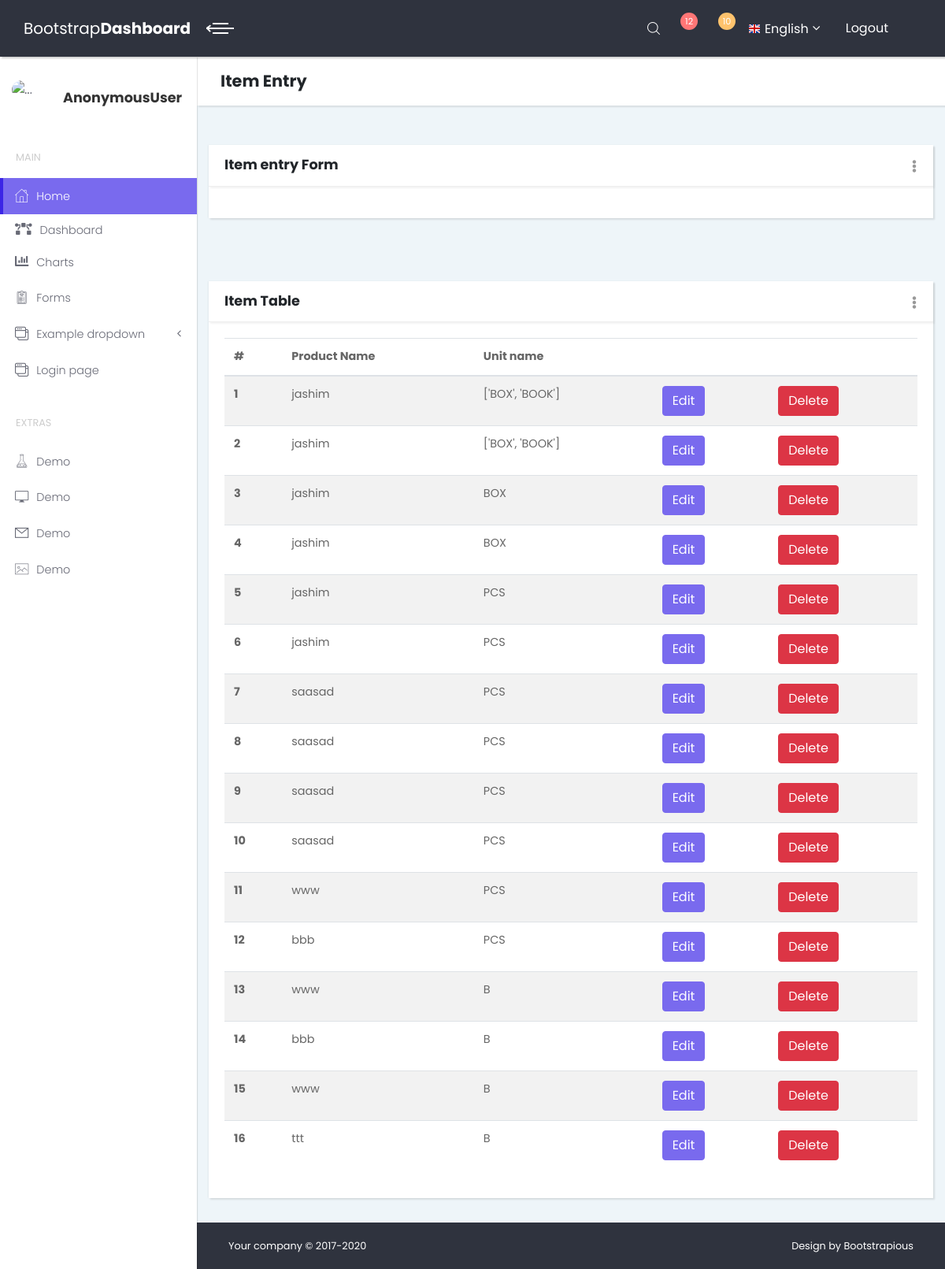
/item/entry/edit/1/, run on an earlier commit of the app's database.
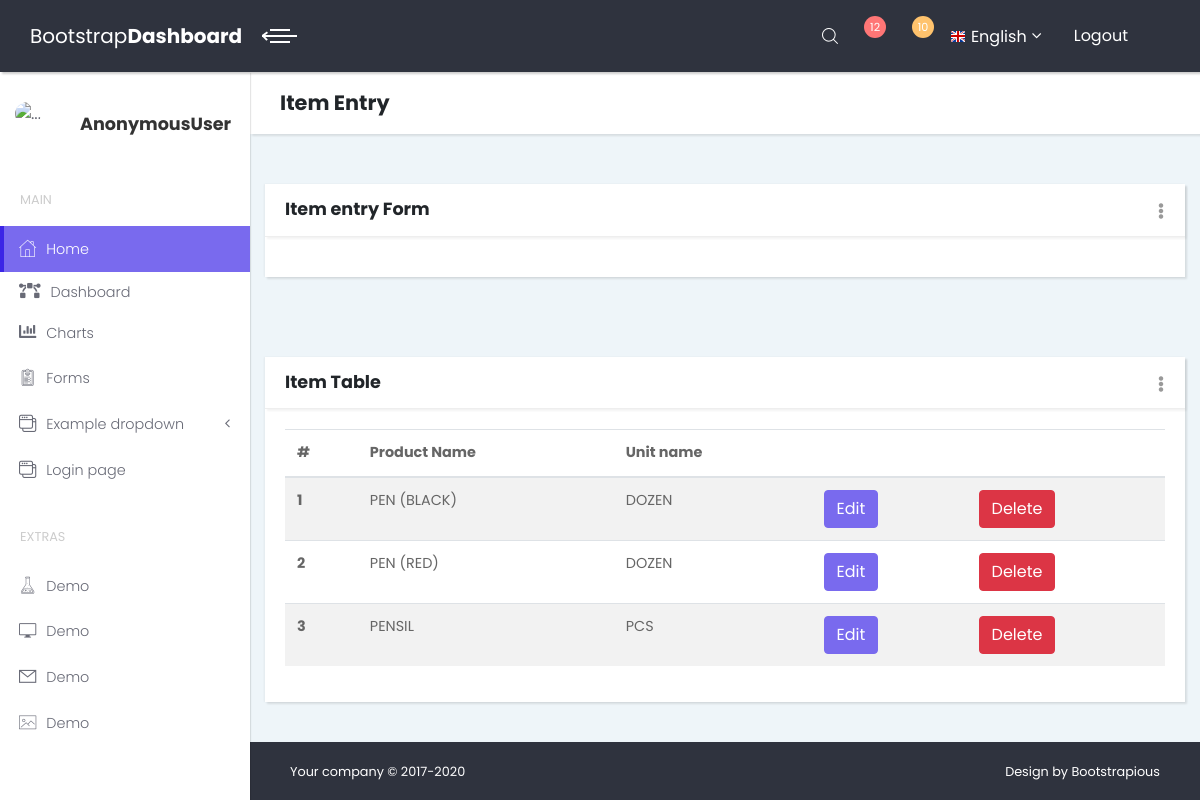
And on a later commit of the database.
### insurance/models.py (models this page shows)
class ItemEntryM(models.Model):
    Itemname=models.CharField(max_length=255,null=True,blank=True)
    Unit=models.CharField(max_length=255,null=True,blank=True)
    objects=models.Manager()

### insurance/views.py (the view)
# urls.py: path('item/entry/edit/<int:id>/', views.itemnameeditV,name='itementryedit'),
def itemnameeditV(request,id=0):
    item = ItemEntryM.objects.all()
    if id !=0:
        itemedit=ItemEntryM.objects.filter(pk=id)
    return render(request, 'inventory/itementryedit.html',{'itemedit':itemedit,'item':item})

### insurance/templates/inventory/itementryedit.html (shortened to what this page needs)
{%extends 'index.html'%}
{%block contant%}
<header class="page-header">
    <div class="container-fluid">
        <h2 class="no-margin-bottom">Item Entry</h2>
    </div>
</header>
<section class="dashboard-counts no-padding-bottom">
    <div class="col-lg-12">
        <div class="card">
            <div class="card-close">
                <div class="dropdown">
                    <button type="button" id="closeCard1" data-toggle="dropdown" aria-haspopup="true"
                            aria-expanded="false" class="dropdown-toggle"><i class="fa fa-ellipsis-v"></i></button>
                </div>
            </div>
            <div class="card-header d-flex align-items-center">
                <h3 class="h4">Item entry Form</h3>
            </div>
            <div class="card-body">
            </div>
        </div>
    </div>
</section>
<section class="dashboard-counts no-padding-bottom">
<div class="col-lg-12">
                  <div class="card">
                    <div class="card-close">
                      <div class="dropdown">
                        <button type="button" id="closeCard2" data-toggle="dropdown" aria-haspopup="true" aria-expanded="false" class="dropdown-toggle"><i class="fa fa-ellipsis-v"></i></button>
                      </div>
                    </div>
                    <div class="card-header d-flex align-items-center">
                      <h3 class="h4">Item Table</h3>
                    </div>
                    <div class="card-body">
                      <div class="table-responsive">
                        <table class="table table-striped">
                          <thead>
                            <tr>
                              <th>#</th>
                              <th>Product Name</th>
                              <th>Unit name</th>
                              <th></th>
                              <th></th>
                            </tr>
                          </thead>
                          <tbody>
                            {%for x in item%}
                            <tr>
                              <th scope="row">{{forloop.counter}}</th>
                              <td>{{x.Itemname}}</td>
                              <td>{{x.Unit}}</td>
                              <td><a href="{%url 'itementryedit' x.id%}" class="btn btn-primary">Edit</a></td>
                              <td><a href="{%url 'itementrydelete' x.id%}" class="btn btn-danger">Delete</a></td>
                            </tr>
                          {%endfor%}
                          </tbody>
                        </table>
                      </div>
                    </div>
                  </div>
                </div>
</section>
{%endblock%}

### insurance/templates/index.html (shortened to what this page needs)
<!DOCTYPE html>
{%load static%}
<html>
<head>
    <link rel="stylesheet" href="{%static 'template/vendor/bootstrap/css/bootstrap.min.css'%}">
    <link rel="stylesheet" href="{%static 'template/vendor/font-awesome/css/font-awesome.min.css'%}">
    <link rel="stylesheet" href="{%static 'template/css/fontastic.css'%}">
    <link rel="stylesheet" href="{%static 'template/css/style.default.css'%}" id="theme-stylesheet">
    <link rel="stylesheet" href="{%static 'template/css/custom.css'%}">
<link rel="stylesheet" href="https://use.fontawesome.com/releases/v5.15.2/css/all.css">
    <link rel="stylesheet" href="{%static 'my.css'%}">
</head>
<body>
<div class="page">
    <header class="header">
        {% include 'decoration/header.html'%}
    </header>
    <div class="page-content d-flex align-items-stretch">
        {% include 'decoration/sidebar.html'%}
        <div class="content-inner">
            {%block contant%}
            {%endblock%}
            {%include 'decoration/footer.html'%}
        </div>
    </div>
</div>
</body>
</html>

### insurance/templates/decoration/header.html (shortened to what this page needs)
<nav class="navbar">
          <div class="container-fluid">
            <div class="navbar-holder d-flex align-items-center justify-content-between">
              <div class="navbar-header">
                <a href="{%url 'index'%}" class="navbar-brand d-none d-sm-inline-block">
                  <div class="brand-text d-none d-lg-inline-block"><span>Bootstrap </span><strong>Dashboard</strong></div>
                  <div class="brand-text d-none d-sm-inline-block d-lg-none"><strong>BD</strong></div></a>
                <a id="toggle-btn" href="#" class="menu-btn active"><span></span><span></span><span></span></a>
              </div>
              <ul class="nav-menu list-unstyled d-flex flex-md-row align-items-md-center">
                <li class="nav-item d-flex align-items-center"><a id="search" href="#"><i class="icon-search"></i></a></li>
                <li class="nav-item dropdown"> <a id="notifications" rel="nofollow" data-target="#" href="#" data-toggle="dropdown" aria-haspopup="true" aria-expanded="false" class="nav-link"><i class="fa fa-bell-o"></i><span class="badge bg-red badge-corner">12</span></a>
                </li>
                <li class="nav-item dropdown"> <a id="messages" rel="nofollow" data-target="#" href="#" data-toggle="dropdown" aria-haspopup="true" aria-expanded="false" class="nav-link"><i class="fa fa-envelope-o"></i><span class="badge bg-orange badge-corner">10</span></a>
                </li>
                <li class="nav-item dropdown"><a id="languages" rel="nofollow" data-target="#" href="#" data-toggle="dropdown" aria-haspopup="true" aria-expanded="false" class="nav-link language dropdown-toggle"><img src="img/flags/16/GB.png" alt="English"><span class="d-none d-sm-inline-block">English</span></a>
                </li>
                <li class="nav-item"><a href="{%url 'logout'%}" class="nav-link logout"> <span class="d-none d-sm-inline">Logout</span><i class="fa fa-sign-out"></i></a></li>
              </ul>
            </div>
          </div>
        </nav>

### insurance/templates/decoration/sidebar.html (shortened to what this page needs)
<nav class="side-navbar">
    <div class="sidebar-header d-flex align-items-center">
        <div class="avatar"><img src="{{request.user.userprofilem.images}}" alt="..." class="img-fluid rounded-circle"></div>
        <div class="title">
            <h1 class="h4">{{request.user}}</h1>
        </div>
    </div>
    <span class="heading">Main</span>
    <ul class="list-unstyled">
        <li class="active"><a href="{%url 'index'%}"> <i class="icon-home"></i>Home </a></li>
        <li><a href="{%url 'Dashboard'%}"> <i class="fas fa-bezier-curve"></i>Dashboard</a></li>
        <li><a href="charts.html"> <i class="fa fa-bar-chart"></i>Charts </a></li>
        <li><a href="forms.html"> <i class="icon-padnote"></i>Forms </a></li>
        <li><a href="#exampledropdownDropdown" aria-expanded="false" data-toggle="collapse"> <i
                class="icon-interface-windows"></i>Example dropdown </a>
        </li>
        <li><a href="login.html"> <i class="icon-interface-windows"></i>Login page </a></li>
    </ul>
    <span class="heading">Extras</span>
    <ul class="list-unstyled">
        <li><a href="#"> <i class="icon-flask"></i>Demo </a></li>
        <li><a href="#"> <i class="icon-screen"></i>Demo </a></li>
        <li><a href="#"> <i class="icon-mail"></i>Demo </a></li>
        <li><a href="#"> <i class="icon-picture"></i>Demo </a></li>
    </ul>
</nav>

### insurance/templates/decoration/footer.html
<footer class="main-footer">
            <div class="container-fluid">
              <div class="row">
                <div class="col-sm-6">
                  <p>Your company &copy; 2017-2020</p>
                </div>
                <div class="col-sm-6 text-right">
                  <p>Design by <a href="https://bootstrapious.com/p/admin-template" class="external">Bootstrapious</a></p>
                </div>
              </div>
            </div>
          </footer>

What changed in the data, as far as the page shows it:
removed ItemEntryM: Itemname "jashim", Unit "['BOX', 'BOOK']"
removed ItemEntryM: Itemname "jashim", Unit "['BOX', 'BOOK']"
removed ItemEntryM: Itemname "jashim", Unit "BOX"
removed ItemEntryM: Itemname "jashim", Unit "BOX"
removed ItemEntryM: Itemname "jashim", Unit "PCS"
removed ItemEntryM: Itemname "jashim", Unit "PCS"
removed ItemEntryM: Itemname "saasad", Unit "PCS"
removed ItemEntryM: Itemname "saasad", Unit "PCS"
removed ItemEntryM: Itemname "saasad", Unit "PCS"
removed ItemEntryM: Itemname "saasad", Unit "PCS"
removed ItemEntryM: Itemname "www", Unit "PCS"
removed ItemEntryM: Itemname "bbb", Unit "PCS"
removed ItemEntryM: Itemname "www", Unit "B"
removed ItemEntryM: Itemname "bbb", Unit "B"
removed ItemEntryM: Itemname "www", Unit "B"
removed ItemEntryM: Itemname "ttt", Unit "B"
added ItemEntryM: Itemname "PEN (BLACK)", Unit "DOZEN"
added ItemEntryM: Itemname "PEN (RED)", Unit "DOZEN"
added ItemEntryM: Itemname "PENSIL", Unit "PCS"
